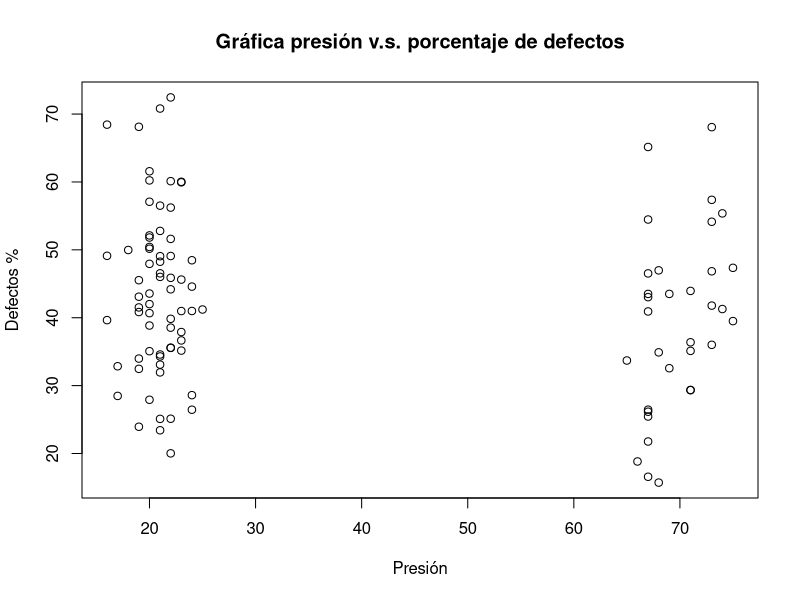
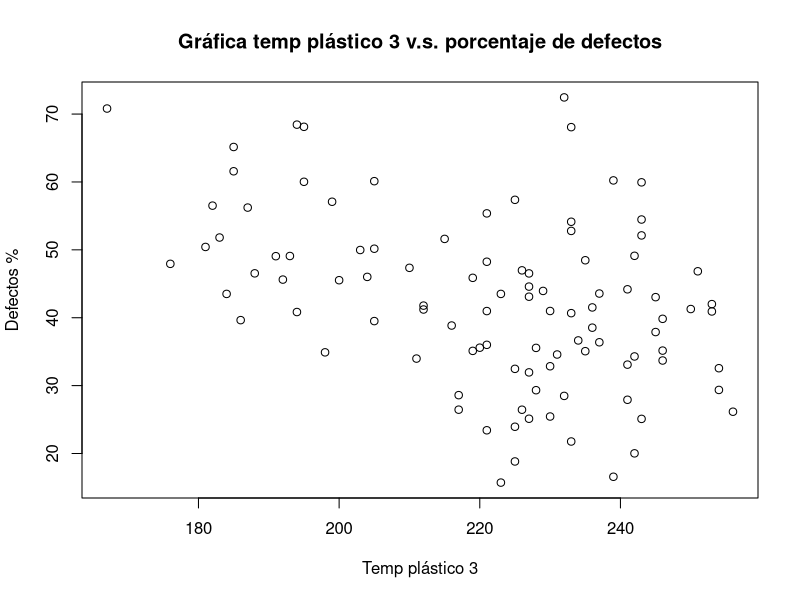
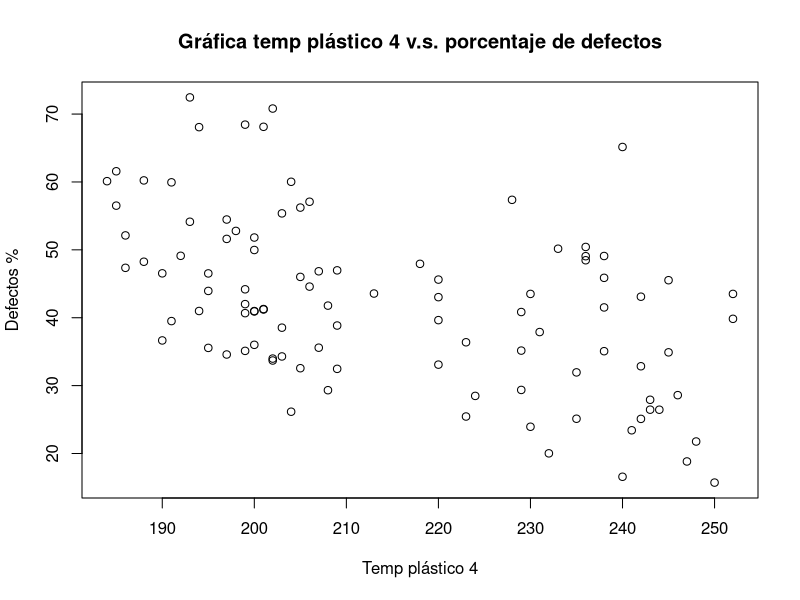
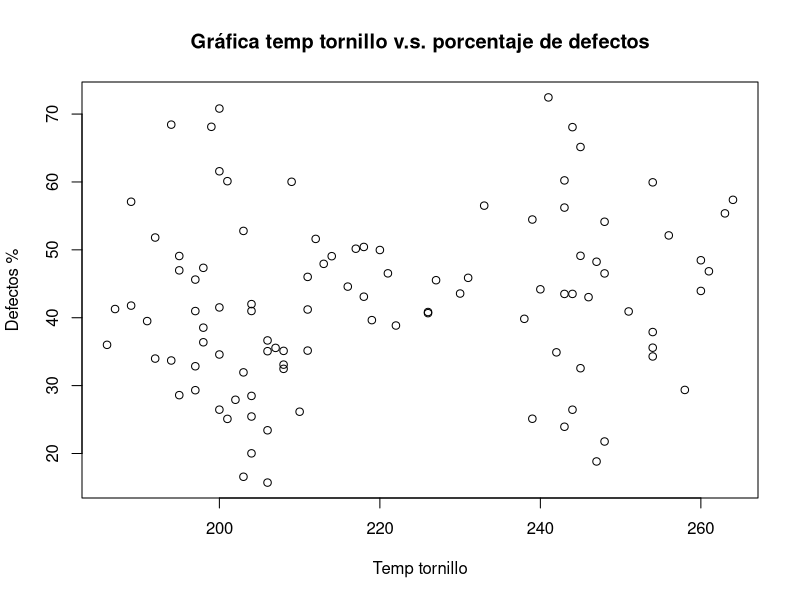
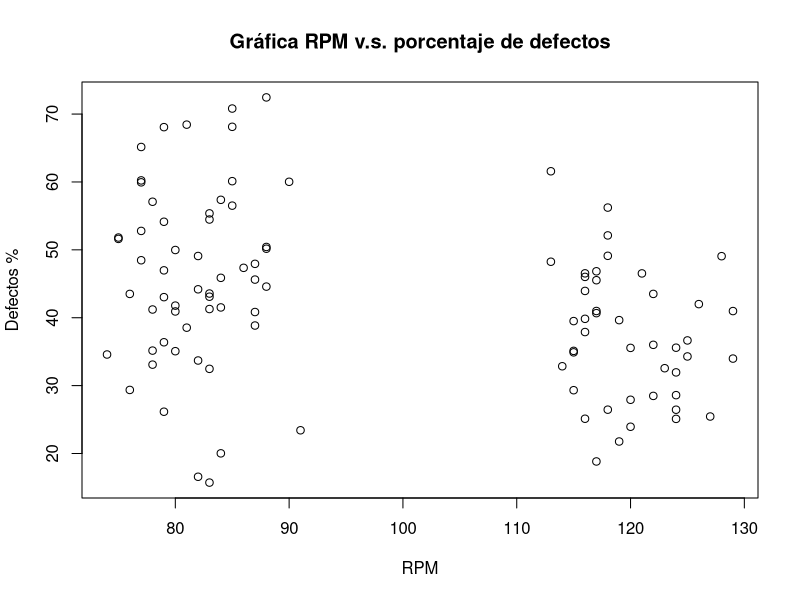
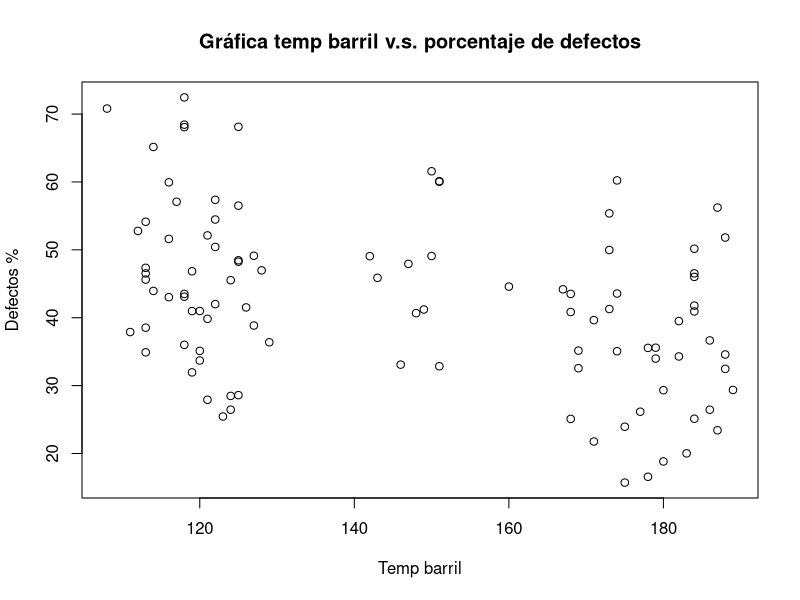
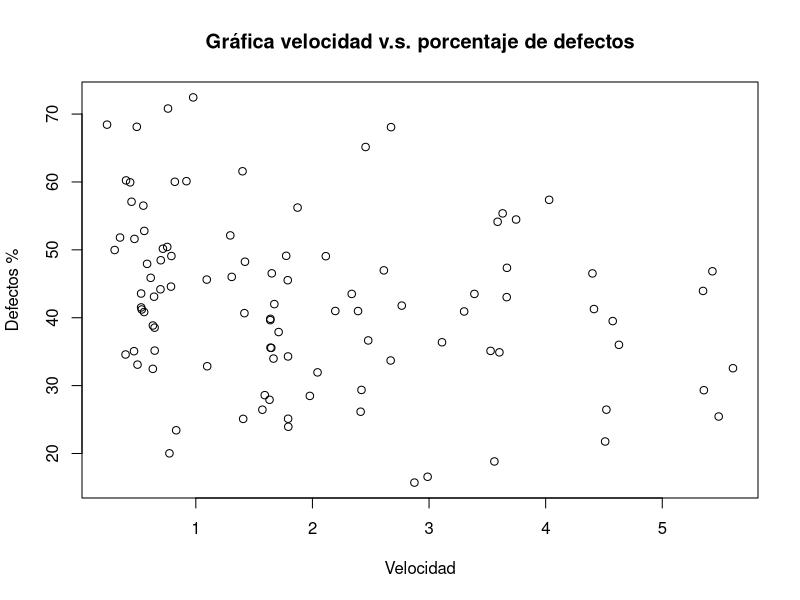
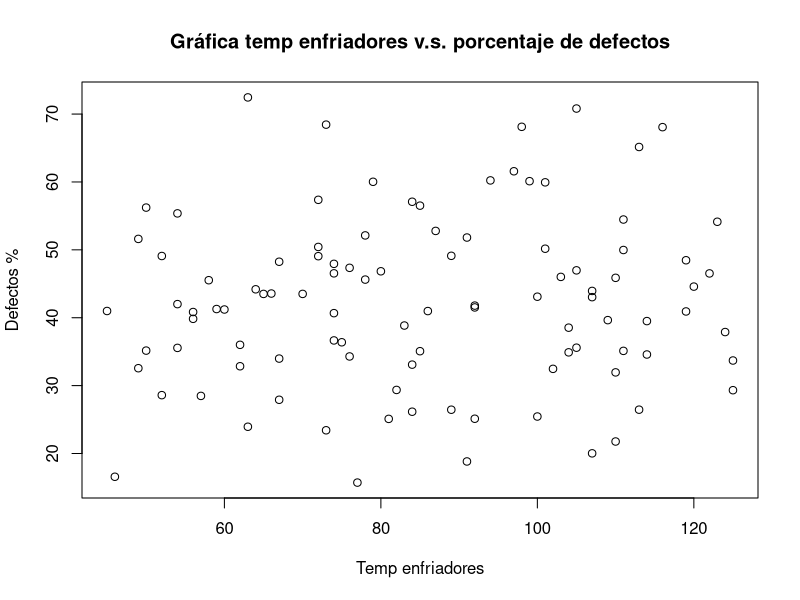

Write the R code that produced these figures, in order.
## ---- chunk 1
knitr::opts_chunk$set(echo = TRUE)
library(dplyr)
library(tidyr)
library(readr)
library(skimr)
library(readxl)
library(ggplot2)
library(corrplot)
library(GGally)
library(psych)
historico <- read_excel("Datos_Situacion_Problema.xlsx", sheet="Histórico de defectos")
muestreo <- read_excel("Datos_Situacion_Problema.xlsx", sheet="Datos de muestreo", skip=1)
indice <- read_excel("Datos_Situacion_Problema.xlsx", sheet="Índice")

head(muestreo)
str(muestreo)
resumen <- summary(muestreo)
colnames <- names(muestreo)
num_datos <- nrow(muestreo)
## ---- chunk 2
attach(muestreo)
#        NUEVO                 # ANTERIOR
datos<- rename(muestreo, PresionBomba = A,
               TempPlastico3Bomba  = B,
               TempPlastico4Mezcladora = C,
               TempTornilloUsillo = D,
               RpmTornilloUsillo = E,
               TempBarril = F,
               VelocidadExtrusion = G,
               TempEnfriadores = H,
               TipoMateria = I,
               PorcentajeDefectos = Y
)

names(datos)
attach(datos)

## ---- chunk 3
plot(A, Y, main="Gráfica presión v.s. porcentaje de defectos", xlab="Presión", ylab="Defectos %")
plot(B, Y, main="Gráfica temp plástico 3 v.s. porcentaje de defectos", xlab="Temp plástico 3", ylab="Defectos %")
plot(C, Y, main="Gráfica temp plástico 4 v.s. porcentaje de defectos", xlab="Temp plástico 4", ylab="Defectos %")
plot(D, Y, main="Gráfica temp tornillo v.s. porcentaje de defectos", xlab="Temp tornillo", ylab="Defectos %")
plot(E, Y, main="Gráfica RPM v.s. porcentaje de defectos", xlab="RPM", ylab="Defectos %")
plot(F, Y, main="Gráfica temp barril v.s. porcentaje de defectos", xlab="Temp barril", ylab="Defectos %")
plot(G, Y, main="Gráfica velocidad v.s. porcentaje de defectos", xlab="Velocidad", ylab="Defectos %")
plot(H, Y, main="Gráfica temp enfriadores v.s. porcentaje de defectos", xlab="Temp enfriadores", ylab="Defectos %")
plot(I, Y, main="Gráfica materia prima v.s. porcentaje de defectos", xlab="Materia prima", ylab="Defectos %")

## ---- chunk 4
multi.hist(x = muestreo, dcol = c("blue", "red"),
           dlty = c("dotted","solid"), lwd = c(2,1),
           main = c("A", "B", "C", "D", "E", "F", "G", "H", "I", "Y"))
## ---- chunk 5
corrplot(cor(datos))
## ---- chunk 6
ggpairs(datos)

## ---- chunk 7
plot(PresionBomba, VelocidadExtrusion, main="Gráfica Presión de la Bomba \n v.s. Velocidad de extrusión", xlab="Presión de la Bomba [Bar]", ylab="Velocidad Extrusión [m/s]")
plot(TempPlastico4Mezcladora, PorcentajeDefectos, main="Gráfica de Temperatura de Plástico 4 (mezcladora) \n v.s. Porcentaje de Defectos", xlab="Temperatura Plástico 4 [°C]", ylab="Defectos [%]")
plot(TempPlastico3Bomba, PorcentajeDefectos, main="Gráfica de Temperatura de Plástico 3 (bomba) \n v.s. Porcentaje de Defectos", xlab="Temperatura Plástico 3 [°C]", ylab="Defectos [%]")
plot(TempBarril, PorcentajeDefectos, main="Gráfica de Temperatura del Barril \n v.s. Porcentaje de Defectos", xlab="Temperatura del Barril [°C]", ylab="Defectos [%]")
## ---- chunk 8
regresionSimple <- lm(Y ~ C, data=muestreo)
summary(regresionSimple)
## ---- chunk 9
regresion <- lm(Y ~ A + B + C + D + E + F + G + H + I, data=muestreo)
summary(regresion)
## ---- chunk 10
regresion1 <- lm(Y ~ A + B + C + D + E + F, data=muestreo)
summary(regresion1)
## ---- chunk 11
regresion2 <- lm(Y ~ B + C + D + E + F + H, data=muestreo)
summary(regresion2)
## ---- chunk 12
regresion3 <- lm(Y ~ B + C + D + E + F, data=muestreo)
summary(regresion3)
## ---- chunk 13
plot(TempPlastico4Mezcladora, PorcentajeDefectos)
abline(regresionSimple, col = "red")
## ---- chunk 14
datos_nuevos <- data.frame(A=73,B=213,C=220,D=195,E=110,F=130,G=4.5,H=70,I=2)
predict(regresion1, datos_nuevos)
